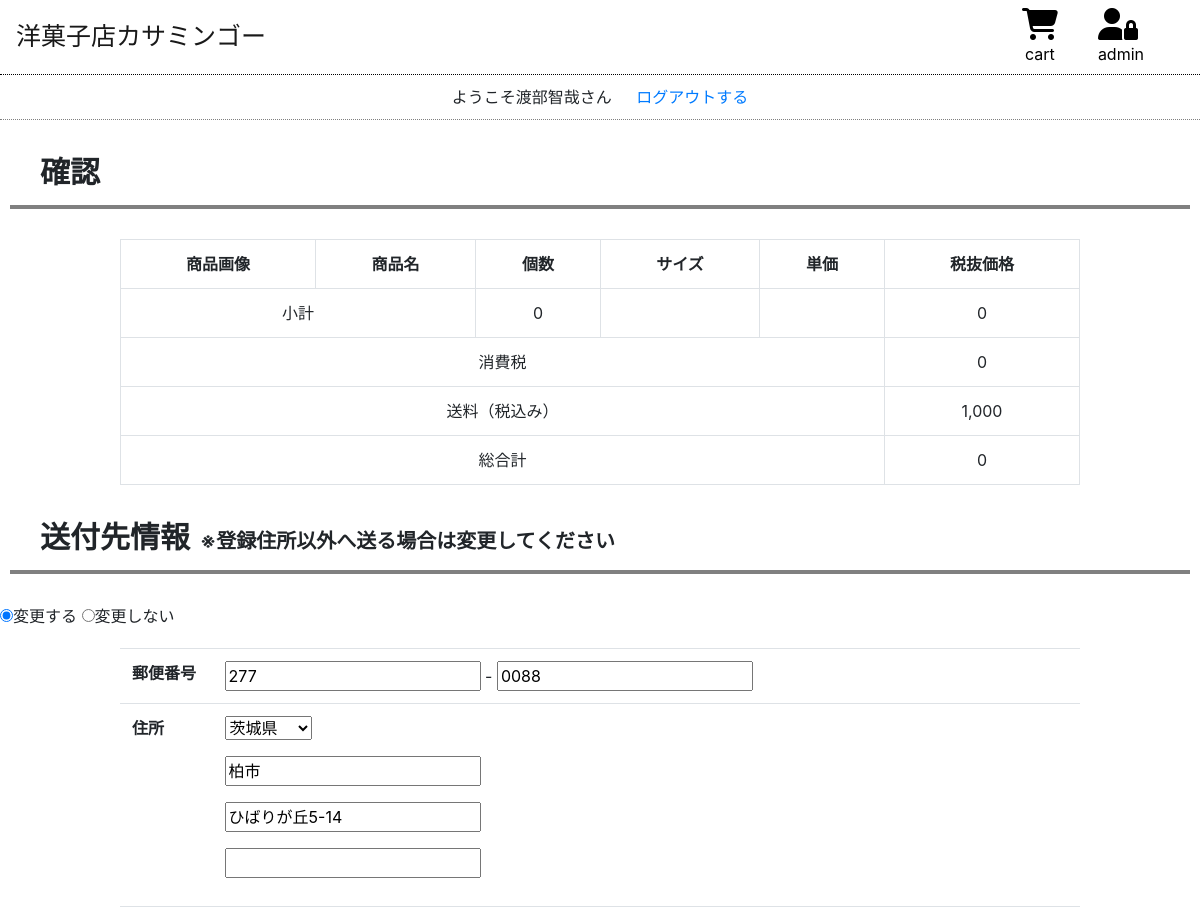
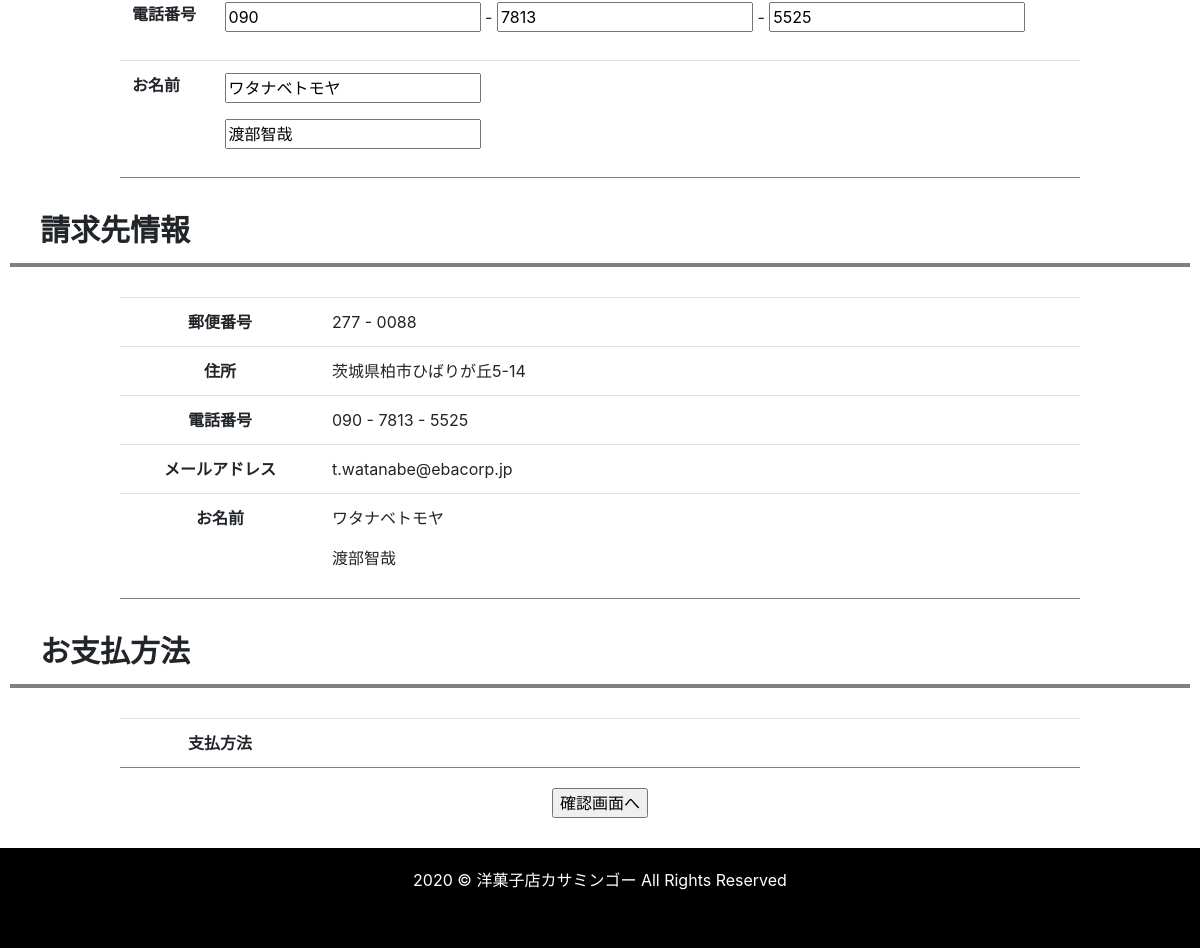
The app's page /purchase_edit.php (signed in) with its own data (2 pictures, top to bottom).
### tables this page shows
CREATE TABLE user (
    id SERIAL PRIMARY KEY,
    login_id TEXT NOT NULL,
    login_pass TEXT NOT NULL,
    name TEXT NOT NULL,
    name_kana TEXT NOT NULL,
    birth_year CHAR(4),
    birth_month CHAR(2),
    birth_day CHAR(2),
    gender TINYINT NOT NULL,
    mail TEXT Not NULL,
    tel1 VARCHAR(5) NOT NULL,
    tel2 VARCHAR(5) NOT NULL,
    tel3 VARCHAR(5) NOT NULL,
    postal_code1 CHAR(3) NOT NULL,
    postal_code2 CHAR(4) NOT NULL,
    pref TINYINT NOT NULL,
    city VARCHAR(15) NOT NULL,
    address VARCHAR(100) NOT NULL,
    other VARCHAR(100),
    memo TEXT,
    status TINYINT NOT NULL,
    last_login_date TIMESTAMP(6) NULL DEFAULT NULL,
    crated_at TIMESTAMP(6) NOT NULL DEFAULT CURRENT_TIMESTAMP(6),
    updated_at TIMESTAMP(6) NULL DEFAULT NULL,
    delete_flg BOOLEAN DEFAULT FALSE
);

### admin/util.inc.php (called while the page is built, shortened)
<?php
$prefectures = ['北海道', '青森県', '岩手県', '宮城県', '秋田県', '山形県', '福島県', '茨城県', '栃木県', '群馬県', '埼玉県', '千葉県', '東京都', '神奈川県', '新潟県', '富山県', '石川県', '福井県', '山梨県', '長野県', '岐阜県', '静岡県', '愛知県', '三重県', '滋賀県', '京都府', '大阪府', '兵庫県', '奈良県', '和歌山県', '鳥取県', '島根県', '岡山県', '広島県', '山口県', '徳島県', '香川県', '愛媛県', '高知県', '福岡県', '佐賀県', '長崎県', '熊本県', '大分県', '宮崎県', '鹿児島県', '沖縄県'];
$totalPrice = 0;
$totalCount = 0;

### admin/models/Model.php (called while the page is built, shortened)
<?php
require_once('UserModel.php');
class Model
{
    public function connect()
    {
        try {
            $this->dbh = new PDO('mysql:host=' . HOST . ';dbname=' . DBNAME, DBUSER, DBPASS);
        } catch (Exception $e) {
            throw new Exception($e);
        }
    }
}

### admin/models/UserModel.php (called while the page is built, shortened)
<?php
class UserModel extends Model
{
    public function fetchById($id)
    {
        $stmt = $this->dbh->prepare('SELECT * FROM user WHERE id = ?');
        $stmt->execute([$id]);
        return $stmt->fetch();
    }
}

### purchase_edit.php (the view, shortened to what this page needs)
<?php
require_once('admin/autoload.php');
try {
    $paymentModel = new MPaymentModel();
    $payments = $paymentModel->fetchAll();
    $userModel = new UserModel();
    $user = $userModel->fetchById($_SESSION['userId']);
} catch (PDOException $e) {
    $error['databaseError'] = 'データベースに接続できませんでした。';
}
?>
<main>
    <p class="contents-title">確認</p>
    <table class="table table-bordered table-center">
        <tr>
            <th>商品画像</th>
            <th>商品名</th>
            <th>個数</th>
            <th>サイズ</th>
            <th>単価</th>
            <th>税抜価格</th>
        </tr>
        <tr>
            <td colspan="2">小計</td>
            <td><?=$totalCount?></td>
            <td></td>
            <td></td>
            <td><?=number_format($totalPrice)?></td>
        </tr>
        <tr>
            <td colspan="5">消費税</td>
            <td><?=number_format($totalPrice * TAX)?></td>
        </tr>
        <tr>
            <td colspan="5">送料（税込み）</td>
            <td><?=($totalPrice * TAX > 10000) ? 0 : number_format(1000) ;?></td>
        </tr>
        <tr>
            <td colspan="5">総合計</td>
            <td><?=number_format($totalPrice * (1 + TAX))?></td>
        </tr>
    </table>
    <form action="" method="post">
        <p class="contents-title">送付先情報<span style="font-size: 20px; margin-left: 10px;">※登録住所以外へ送る場合は変更してください</span></p>
        <input type="radio" name="sendFor" id="sendFor2" value="2" checked>変更する
        <input type="radio" name="sendFor" id="sendFor1" value="1">変更しない
        <table class="table send-for">
            <tr>
                <th>郵便番号</th>
                <td><input type="text" name="postal_code1" value="<?=$user['postal_code1']?>"> - <input type="text" name="postal_code2" value="<?=$user['postal_code2']?>"></td>
            </tr>
            <tr>
                <th>住所</th>
                <td>
                    <p><select name="pref"> <?php foreach ($prefectures as $prefecture) : ?> <option value="<?= $prefecture ?>" <?=($prefecture == $prefectures[$user['pref']]) ? 'selected' : ''?>><?= $prefecture ?></option> <?php endforeach; ?> </select></p>
                    <p><input type="text" name="city" value="<?=$user['city']?>"><span class="error"><?=isset($error['city']) ? $error['city'] : '';?></span></p>
                    <p><input type="text" name="address" value='<?=$user['address']?>'><span class="error"><?=isset($error['address']) ? $error['address'] : '';?></span></p>
                    <p><input type="text" name="other" value='<?=$user['other']?>'><span class="error"><?=isset($error['other']) ? $error['other'] : '';?></span></p>
                </td>
            </tr>
            <tr>
                <th>電話番号</th>
                <td>
                    <p><input type="text" name="tel1" value="<?=$user['tel1']?>"> - <input type="text" name="tel2" value="<?=$user['tel2']?>"> - <input type="text" name="tel3"  value="<?=$user['tel3']?>"></p>
                </td>
            </tr>
            <tr>
                <th>お名前</th>
                <td>
                    <p><input type="text" name="name_kana" value="<?=$user['name_kana']?>"><span class="error"><?=isset($error['name_kana']) ? $error['name_kana'] : '';?></span></p>
                    <p><input type="text" name="name" value="<?=$user['name']?>"><span class="error"><?=isset($error['name']) ? $error['name'] : '';?></span></p>
                </td>
            </tr>
        </table>
        <p class="contents-title">請求先情報</p>
        <table class="table table-left">
            <tr>
                <th>郵便番号</th>
                <td><?=$user['postal_code1']?> - <?=$user['postal_code2']?></td>
            </tr>
            <tr>
                <th>住所</th>
                <td><?=$prefectures[$user['pref']] . $user['city'] . $user['address'] . $user['other']?></td>
            </tr>
            <tr>
                <th>電話番号</th>
                <td><?=$user['tel1']?> - <?=$user['tel2']?> - <?=$user['tel3']?></td>
            </tr>
            <tr>
                <th>メールアドレス</th>
                <td><?=$user['mail']?></td>
            </tr>
            <tr>
                <th>お名前</th>
                <td>
                    <p><?=$user['name_kana']?></p>
                    <p><?=$user['name']?></p>
                </td>
            </tr>
        </table>
        <p class="contents-title">お支払方法</p>
        <table class="table table-left">
            <tr>
                <th>支払方法</th>
                <td><?php foreach ($payments as $payment) : ?> <input type="radio" name="payment" class="radio" value="<?= $payment['id'] ?>"><?= $payment['name'] ?> <?php endforeach; ?></td>
            </tr>
        </table>
        <p class="purchase-button"><input type="submit" name="send" value="確認画面へ"></p>
    </form>
</main>

### css/cart.css (style rules this page uses)
main { min-height: 470px; }
.logout { margin-left: 20px; }
.navbar { border-bottom: 1px dotted black; }
.navbar-brand { font-size: 25px; margin-right: 30px; }
.navbar-nav { margin: 0 0 0 auto; }
.greeting { padding: 10px 0; text-align: center; border-bottom: 1px dotted gray; }
.nav-item p { height: 100%; margin-bottom: 0; text-align: center; color: black; text-decoration: none; }
.fas { color:black; }
.icon { margin-right: 40px; }
.contents-title { margin: 30px 10px; padding-left: 30px; padding-bottom: 10px; border-bottom: 4px solid gray; font-size: 30px; font-weight: bold; }
table { margin: 0 auto; }
.table { width: 80%; margin-top: 20px; }
.table-center th, .table-center td { text-align: center; }
.table-left th { text-align: center; width: 200px; }
.table tr { border-bottom: 1px solid gray; border-top: none; }
footer { background: black; margin-top: 30px; height: 100px; }
.footer { text-align: center; color: white; margin-bottom: 0; padding-top: 20px; }
.purchase-button { text-align: center; margin-top: 20px; }

### records on screen
user: postal_code1 "277", postal_code2 "0088", pref "茨城県", city "柏市", address "ひばりが丘5-14", tel1 "090", tel2 "7813", tel3 "5525", name_kana "ワタナベトモヤ", name "渡部智哉", mail "t.watanabe@ebacorp.jp"

### other values on screen
$totalCount "0"
$totalPrice "0"
$totalPrice * TAX "0"
1000 "1,000"
$totalPrice * (1 + TAX) "0"
